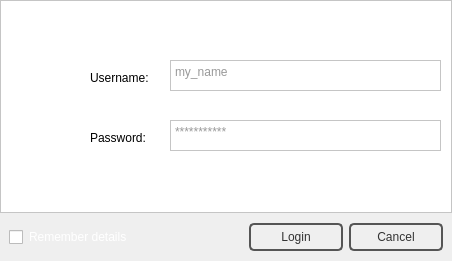
<?xml version="1.0" encoding="UTF-8"?>
<ui version="4.0">
 <class>LoginWindow</class>
 <widget class="QWidget" name="LoginWindow">
  <property name="geometry">
   <rect>
    <x>0</x>
    <y>0</y>
    <width>452</width>
    <height>261</height>
   </rect>
  </property>
  <property name="windowTitle">
   <string>Login to PMS</string>
  </property>
  <property name="windowIcon">
   <iconset resource="pms_resources.qrc">
    <normaloff>:/images/doge.jpeg</normaloff>:/images/doge.jpeg</iconset>
  </property>
  <layout class="QVBoxLayout" name="verticalLayout">
   <property name="spacing">
    <number>0</number>
   </property>
   <property name="leftMargin">
    <number>0</number>
   </property>
   <property name="topMargin">
    <number>0</number>
   </property>
   <property name="rightMargin">
    <number>0</number>
   </property>
   <property name="bottomMargin">
    <number>0</number>
   </property>
   <item>
    <widget class="QFrame" name="frame">
     <property name="styleSheet">
      <string notr="true">QFrame {
	background-color: rgb(255, 255, 255);
}

QPlainTextEdit {
background-color: rgb(255, 255, 255);
color: #333;
}</string>
     </property>
     <property name="frameShape">
      <enum>QFrame::StyledPanel</enum>
     </property>
     <property name="frameShadow">
      <enum>QFrame::Raised</enum>
     </property>
     <widget class="QPlainTextEdit" name="plainTextEdit">
      <property name="geometry">
       <rect>
        <x>170</x>
        <y>60</y>
        <width>271</width>
        <height>31</height>
       </rect>
      </property>
      <property name="styleSheet">
       <string notr="true"/>
      </property>
      <property name="frameShadow">
       <enum>QFrame::Plain</enum>
      </property>
      <property name="placeholderText">
       <string>my_name</string>
      </property>
     </widget>
     <widget class="QPlainTextEdit" name="plainTextEdit_2">
      <property name="geometry">
       <rect>
        <x>170</x>
        <y>120</y>
        <width>271</width>
        <height>31</height>
       </rect>
      </property>
      <property name="styleSheet">
       <string notr="true"/>
      </property>
      <property name="frameShadow">
       <enum>QFrame::Plain</enum>
      </property>
      <property name="overwriteMode">
       <bool>false</bool>
      </property>
      <property name="placeholderText">
       <string>***********</string>
      </property>
     </widget>
     <widget class="QLabel" name="label">
      <property name="geometry">
       <rect>
        <x>90</x>
        <y>70</y>
        <width>61</width>
        <height>16</height>
       </rect>
      </property>
      <property name="text">
       <string>Username:</string>
      </property>
     </widget>
     <widget class="QLabel" name="label_2">
      <property name="geometry">
       <rect>
        <x>90</x>
        <y>130</y>
        <width>61</width>
        <height>16</height>
       </rect>
      </property>
      <property name="text">
       <string>Password:</string>
      </property>
     </widget>
    </widget>
   </item>
   <item>
    <widget class="QFrame" name="frame_5">
     <property name="minimumSize">
      <size>
       <width>0</width>
       <height>48</height>
      </size>
     </property>
     <property name="maximumSize">
      <size>
       <width>16777215</width>
       <height>48</height>
      </size>
     </property>
     <property name="styleSheet">
      <string notr="true">QPushButton {
color: #333;
border: 2px solid #555;
border-radius: 5px;
padding: 5px;
background: qradialgradient(cx: 0.3, cy: -0.4,
fx: 0.3, fy: -0.4,
radius: 1.35, stop: 0 #fff, stop: 1 #888);
min-width: 80px;
}

QPushButton:hover {
background: qradialgradient(cx: 0.3, cy: -0.4,
fx: 0.3, fy: -0.4,
radius: 1.35, stop: 0 #fff, stop: 1 #bbb);
}

QPushButton:pressed {
background: qradialgradient(cx: 0.4, cy: -0.1,
fx: 0.4, fy: -0.1,
radius: 1.35, stop: 0 #fff, stop: 1 #ddd);
}

#frame_5 {
border: none;
background: qlineargradient(x1: 0, y1: 0, x2: 0, y2: 1,
stop: 0.08 #7a7a7a,
stop: 0.39999 #717171, stop: 0.4 #626262,
stop: 0.9 #4c4c4c, stop: 1 #333333);
}

QComboBox {
color: #333;
border: 2px solid #555;
border-radius: 5px;
padding: 5px;
background: qradialgradient(cx: 0.3, cy: -0.4,
fx: 0.3, fy: -0.4,
radius: 1.35, stop: 0 #fff, stop: 1 #888);
min-width: 80px;
}

QComboBox::drop-down {
	subcontrol-origin: padding;
	subcontrol-position: top right;
	width: 25px;
 
	border-top-right-radius: 3px;
	border-bottom-right-radius: 3px;
}

QComboBox::down-arrow {
	image: url(:/images/cmbbox_arrow.png);
}

QComboBox:hover {
background: qradialgradient(cx: 0.3, cy: -0.4,
fx: 0.3, fy: -0.4,
radius: 1.35, stop: 0 #fff, stop: 1 #bbb);
}

QComboBox:pressed {
background: qradialgradient(cx: 0.4, cy: -0.1,
fx: 0.4, fy: -0.1,
radius: 1.35, stop: 0 #fff, stop: 1 #ddd);
}
</string>
     </property>
     <property name="frameShape">
      <enum>QFrame::NoFrame</enum>
     </property>
     <property name="frameShadow">
      <enum>QFrame::Raised</enum>
     </property>
     <layout class="QHBoxLayout" name="horizontalLayout_3">
      <property name="spacing">
       <number>6</number>
      </property>
      <property name="leftMargin">
       <number>9</number>
      </property>
      <property name="topMargin">
       <number>0</number>
      </property>
      <property name="rightMargin">
       <number>9</number>
      </property>
      <property name="bottomMargin">
       <number>0</number>
      </property>
      <item>
       <widget class="QCheckBox" name="checkBox">
        <property name="minimumSize">
         <size>
          <width>0</width>
          <height>48</height>
         </size>
        </property>
        <property name="styleSheet">
         <string notr="true">color: rgb(255, 255, 255);
border: none;
background: qlineargradient(x1: 0, y1: 0, x2: 0, y2: 1,
stop: 0.08 #7f7f7f,
stop: 0.39999 #717171, stop: 0.4 #626262,
stop: 0.9 #4c4c4c, stop: 1 #333333);
</string>
        </property>
        <property name="text">
         <string>Remember details</string>
        </property>
       </widget>
      </item>
      <item>
       <widget class="QFrame" name="frame_7">
        <property name="styleSheet">
         <string notr="true">border: none;
background: qlineargradient(x1: 0, y1: 0, x2: 0, y2: 1,
stop: 0.08 #7f7f7f,
stop: 0.39999 #717171, stop: 0.4 #626262,
stop: 0.9 #4c4c4c, stop: 1 #333333);
</string>
        </property>
        <property name="frameShape">
         <enum>QFrame::NoFrame</enum>
        </property>
        <property name="frameShadow">
         <enum>QFrame::Raised</enum>
        </property>
        <zorder>checkBox</zorder>
       </widget>
      </item>
      <item>
       <widget class="QPushButton" name="pushButton_5">
        <property name="minimumSize">
         <size>
          <width>94</width>
          <height>0</height>
         </size>
        </property>
        <property name="maximumSize">
         <size>
          <width>85</width>
          <height>16777215</height>
         </size>
        </property>
        <property name="text">
         <string>Login</string>
        </property>
       </widget>
      </item>
      <item>
       <widget class="QPushButton" name="pushButton_6">
        <property name="minimumSize">
         <size>
          <width>94</width>
          <height>0</height>
         </size>
        </property>
        <property name="maximumSize">
         <size>
          <width>85</width>
          <height>16777215</height>
         </size>
        </property>
        <property name="styleSheet">
         <string notr="true"/>
        </property>
        <property name="text">
         <string>Cancel</string>
        </property>
       </widget>
      </item>
     </layout>
    </widget>
   </item>
  </layout>
 </widget>
 <resources>
  <include location="pms_resources.qrc"/>
 </resources>
 <connections/>
</ui>
